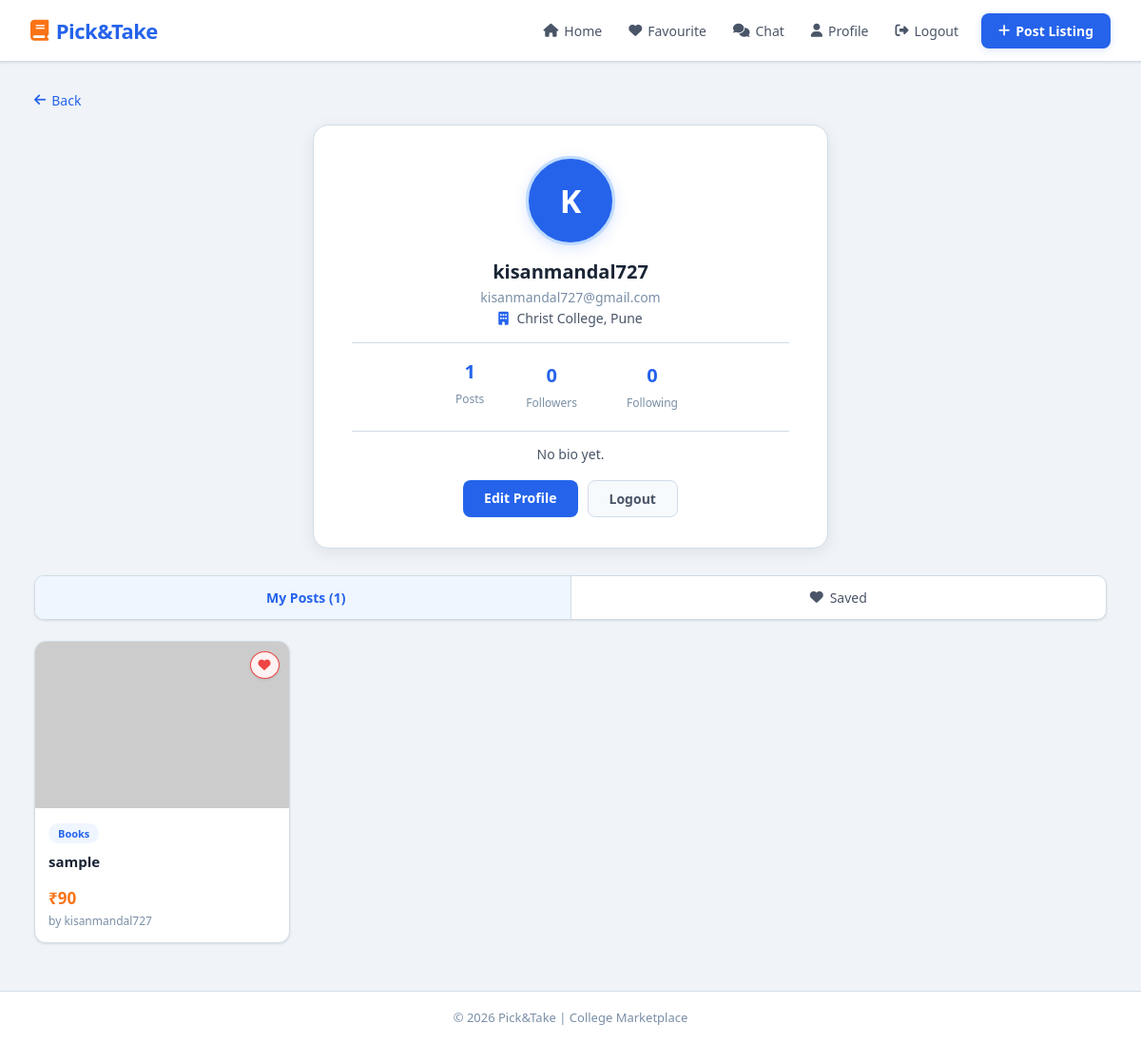
Screenshot of /profile (signed in) with the database file from the repository.
### tables this page shows
CREATE TABLE users (
                id       INTEGER PRIMARY KEY,
                email    TEXT UNIQUE NOT NULL,
                password TEXT NOT NULL,
                name     TEXT,
                username TEXT,
                college  TEXT,
                bio      TEXT DEFAULT '',
                avatar   TEXT DEFAULT '',
                is_admin INTEGER DEFAULT 0,
                banned   INTEGER DEFAULT 0
            );

CREATE TABLE listings (
                id          TEXT PRIMARY KEY,
                title       TEXT NOT NULL,
                price       INTEGER DEFAULT 0,
                username    TEXT NOT NULL,
                image       TEXT DEFAULT '',
                category    TEXT NOT NULL,
                description TEXT DEFAULT '',
                pdf_file    TEXT DEFAULT '',
                sold        INTEGER DEFAULT 0,
                created_at  TIMESTAMP DEFAULT CURRENT_TIMESTAMP
            , downloads INTEGER DEFAULT 0);

### app.py (the view)
@app.route("/profile")
def profile():
    if "email" not in session:
        return redirect(url_for("login"))
    email = session["email"]
    tab   = request.args.get("tab", "posts")
    with get_db() as conn:
        cur = conn.cursor()
        cur.execute("SELECT * FROM users WHERE email=%s", (email,))
        user = dict(cur.fetchone())
        cur.execute("SELECT * FROM listings WHERE username=%s ORDER BY created_at DESC", (user["name"],))
        my_listings = [dict(r) for r in cur.fetchall()]
        cur.execute("SELECT * FROM listings ORDER BY created_at DESC")
        all_listings = [dict(r) for r in cur.fetchall()]
        cur.execute("SELECT listing_id FROM favourites WHERE user_email=%s", (email,))
        fav_ids = [r["listing_id"] for r in cur.fetchall()]
        cur.execute("SELECT COUNT(*) AS c FROM follows WHERE following=%s", (user["name"],))
        follower_count = cur.fetchone()["c"]
        cur.execute("SELECT COUNT(*) AS c FROM follows WHERE follower=%s", (user["name"],))
        following_count = cur.fetchone()["c"]
    for l in all_listings:
        for k, v in l.items():
            if hasattr(v, 'isoformat'):
                l[k] = v.isoformat()
    return render_template("profile.html", user=user, email=email,
                           my_listings=my_listings, tab=tab,
                           fav_ids=fav_ids,
                           follower_count=follower_count,
                           following_count=following_count,
                           listings_json=json.dumps(all_listings))

### app.py (called while the page is built)
def get_db():
    if USE_POSTGRES:
        conn = psycopg2.connect(
            DATABASE_URL,
            cursor_factory=psycopg2.extras.RealDictCursor
        )
        return conn
    else:
        return SQLiteConnWrapper("picktake.db")

    def execute(self, sql, params=()):
        sql = sql.replace("%s", "?")
        self._cur.execute(sql, params)

    def fetchone(self):
        row = self._cur.fetchone()
        if row is None:
            return None
        cols = [d[0] for d in self._cur.description]
        return dict(zip(cols, row))

    def fetchall(self):
        rows = self._cur.fetchall()
        if not rows:
            return []
        cols = [d[0] for d in self._cur.description]
        return [dict(zip(cols, r)) for r in rows]

    def cursor(self):
        return SQLiteCursor(self._conn)

    def __enter__(self):
        return self

    def __exit__(self, *args):
        self._conn.commit()
        self._conn.close()

### templates/profile.html (shortened to what this page needs)
{% extends "base.html" %}
{% block extra_css %}
  <link rel="stylesheet" href="{{ url_for('static', filename='css/profile.css') }}">
{% endblock %}
{% block content %}
<div class="profile-container">
  <a href="javascript:history.back()" class="back-link" style="display:inline-flex;align-items:center;gap:6px;color:var(--accent);text-decoration:none;font-size:14px;font-weight:500;margin-bottom:16px;">
    <i class="fa fa-arrow-left"></i> Back
  </a>
  <div class="profile-header">
    {% if user.avatar %}
      <img src="{{ user.avatar }}"
           class="profile-avatar-img"
           onerror="this.style.display='none';document.getElementById('avatarFallback').style.display='flex'">
      <div class="profile-avatar" id="avatarFallback" style="display:none">{{ user.name[0]|upper if user.name else 'U' }}</div>
    {% else %}
      <div class="profile-avatar">{{ user.name[0]|upper if user.name else 'U' }}</div>
    {% endif %}
    <h2>{{ user.name or 'User' }}</h2>
    <p class="email">{{ email }}</p>
    <p class="college"><i class="fa fa-building"></i> {{ user.college or '—' }}</p>
    <div class="stats">
      <div><strong>{{ my_listings|length }}</strong><span>Posts</span></div>
      <div class="stat-clickable" onclick="openModal('followers')">
        <strong id="my-follower-count">{{ follower_count }}</strong><span>Followers</span>
      </div>
      <div class="stat-clickable" onclick="openModal('following')">
        <strong id="my-following-count">{{ following_count }}</strong><span>Following</span>
      </div>
    </div>
    <p class="bio">{{ user.bio or 'No bio yet.' }}</p>
    <div class="profile-btns">
      <a href="{{ url_for('edit_profile') }}" class="btn-edit">Edit Profile</a>
      <a href="{{ url_for('logout') }}" class="btn-logout">Logout</a>
    </div>
  </div>
  <div class="tabs">
    <div class="tab {% if tab != 'saved' %}active{% endif %}" onclick="switchTab('posts')">
       My Posts ({{ my_listings|length }})
    </div>
    <div class="tab {% if tab == 'saved' %}active{% endif %}" onclick="switchTab('saved')">
      <i class="fa fa-heart"></i> Saved
    </div>
  </div>
  <div id="posts-panel" {% if tab == 'saved' %}style="display:none"{% endif %}>
    {% if my_listings %}
      <div class="cards-grid">
        {% for l in my_listings %}
          <div class="card" data-id="{{ l.id }}"
               onclick="location.href='{{ url_for('listing_detail', listing_id=l.id) }}'">
            <div class="card-img">
              {% if l.image %}
                <img src="{{ l.image }}" alt="{{ l.title }}"
                     onerror="this.src='https://placehold.co/300x175/eff6ff/2563eb?text=No+Image'">
              {% else %}
                <img src="https://placehold.co/300x175/eff6ff/2563eb?text=No+Image" alt="{{ l.title }}">
              {% endif %}
              <i class="fa fa-heart fav-icon {% if l.id in fav_ids %}active{% endif %}"
                 onclick="event.stopPropagation()"></i>
            </div>
            <div class="card-body">
              <span class="category-tag">{{ l.category }}</span>
              <h3>{{ l.title }}</h3>
              <p class="price">₹{{ l.price }}</p>
              <p class="uploaded">by {{ l.username }}</p>
            </div>
          </div>
        {% endfor %}
      </div>
    {% else %}
      <div class="empty-state">
        <i class="fa fa-box-open"></i>
        <p>No posts yet. <a href="{{ url_for('post_listing') }}">Post your first listing →</a></p>
      </div>
    {% endif %}
  </div>
</div>
{% endblock %}

### static/css/common.css (style rules this page uses)
:root { --bg: #f0f4f8; --bg2: #e8eef5; --surface: #ffffff; --surface2: #f7fafc; --border: #d1dce8; --border2: #c0cfde; --text: #1a2535; --text2: #4a5568; --text3: #7a8fa6; --accent: #2563eb; --accent2: #1d4ed8; --accent-light: #eff6ff; --accent-glow: rgba(37,99,235,0.15); --orange: #f97316; --orange-light: #fff7ed; --green: #10b981; --green-light: #ecfdf5; --red: #ef4444; --red-light: #fef2f2; --header-h: 64px; --shadow-sm: 0 1px 3px rgba(0,0,0,0.08), 0 1px 2px rgba(0,0,0,0.04); --shadow: 0 4px 16px rgba(0,0,0,0.08); --shadow-lg: 0 10px 40px rgba(0,0,0,0.12); --radius: 12px; --radius-sm: 8px; }
html { height: 100%; margin: 0; overflow-x: hidden; }
body { display: flex; flex-direction: column; min-height: 100vh; margin: 0; overflow-x: hidden; max-width: 100vw; font-family: 'Segoe UI', system-ui, -apple-system, sans-serif; background: var(--bg); color: var(--text); }

### rows the page displays
users: name "K", name "kisanmandal727", college "Christ College, Pune", bio "No bio yet."
listings: category "Books", title "sample", price "90", username "kisanmandal727"

### other values shown
{{ email }} "kisanmandal727@gmail.com"
{{ my_listings|length }} "1"
{{ follower_count }} "0"
{{ following_count }} "0"
